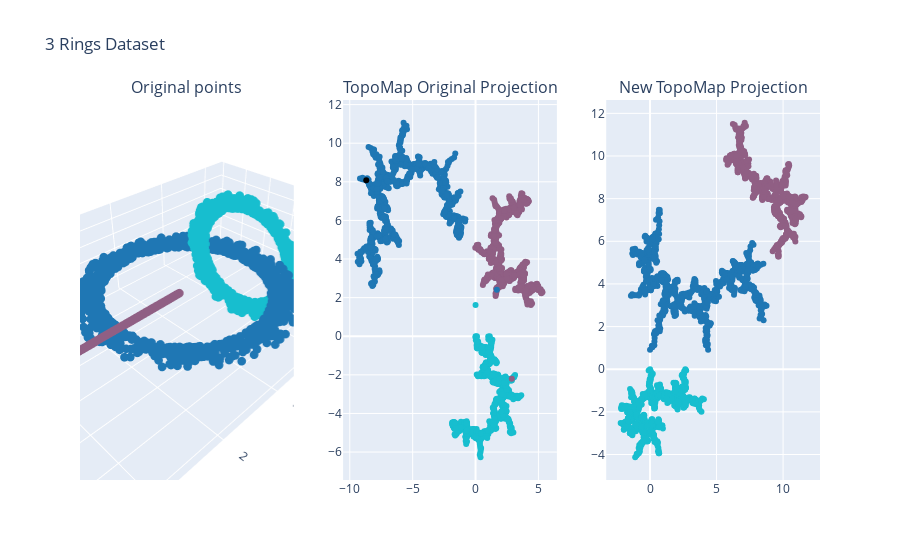

Source (notebook cell):
### Code cell
fig = plot_data_projection_plotly(df_rings, proj_rings, proj_original_rings)
fig.update_layout(title_text='3 Rings Dataset')
fig.show()

### Figure 1 — Plotly figure (JSON) as saved in the notebook; plotly's stock layout.template omitted (floating-point values rounded to 4 significant figures; data arrays with more than 128 entries replaced by an {"elided": "..."} marker saying what was removed)
{"data": [{"marker": {"color": {"elided": "3210 int values"}, "colorscale": [[0, "#1F77B4"], [0.1111, "#FF7F0E"], [0.2222, "#2CA02C"], [0.3333, "#D62728"], [0.4444, "#9467BD"], [0.5556, "#8C564B"], [0.6667, "#E377C2"], [0.7778, "#7F7F7F"], [0.8889, "#BCBD22"], [1, "#17BECF"]], "size": 3}, "mode": "markers", "scene": "scene", "type": "scatter3d", "x": {"elided": "3210 float values"}, "y": {"elided": "3210 float values"}, "z": {"elided": "3210 float values"}}, {"marker": {"color": {"elided": "3210 int values"}, "colorscale": [[0, "#1F77B4"], [0.1111, "#FF7F0E"], [0.2222, "#2CA02C"], [0.3333, "#D62728"], [0.4444, "#9467BD"], [0.5556, "#8C564B"], [0.6667, "#E377C2"], [0.7778, "#7F7F7F"], [0.8889, "#BCBD22"], [1, "#17BECF"]]}, "mode": "markers", "type": "scatter", "x": {"elided": "3211 float values"}, "xaxis": "x", "y": {"elided": "3211 float values"}, "yaxis": "y"}, {"marker": {"color": {"elided": "3210 int values"}, "colorscale": [[0, "#1F77B4"], [0.1111, "#FF7F0E"], [0.2222, "#2CA02C"], [0.3333, "#D62728"], [0.4444, "#9467BD"], [0.5556, "#8C564B"], [0.6667, "#E377C2"], [0.7778, "#7F7F7F"], [0.8889, "#BCBD22"], [1, "#17BECF"]]}, "mode": "markers", "type": "scatter", "x": {"elided": "3210 float values"}, "xaxis": "x2", "y": {"elided": "3210 float values"}, "yaxis": "y2"}], "layout": {"annotations": [{"font": {"size": 16}, "showarrow": false, "text": "Original points", "x": 0.1444, "xanchor": "center", "xref": "paper", "y": 1, "yanchor": "bottom", "yref": "paper"}, {"font": {"size": 16}, "showarrow": false, "text": "TopoMap Original Projection", "x": 0.5, "xanchor": "center", "xref": "paper", "y": 1, "yanchor": "bottom", "yref": "paper"}, {"font": {"size": 16}, "showarrow": false, "text": "New TopoMap Projection", "x": 0.8556, "xanchor": "center", "xref": "paper", "y": 1, "yanchor": "bottom", "yref": "paper"}], "scene": {"domain": {"x": [0, 0.2889], "y": [0, 1]}}, "showlegend": false, "title": {"text": "3 Rings Dataset"}, "xaxis": {"anchor": "y", "domain": [0.3556, 0.6444]}, "xaxis2": {"anchor": "y2", "domain": [0.7111, 1]}, "yaxis": {"anchor": "x", "domain": [0, 1]}, "yaxis2": {"anchor": "x2", "domain": [0, 1]}}}
